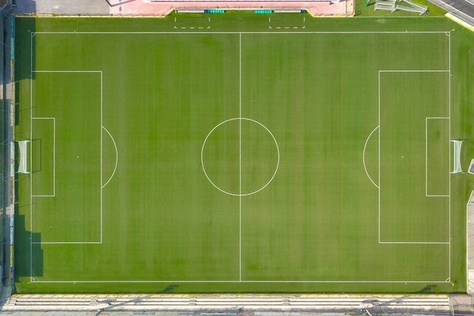
#> input picture field.jpg, 474 x 316 px, shrunk from 626 x 417 before the run
$ python ransac.py   (older library calls are emulated)
#> lines starting #> are read from the running program, lines starting #| are printed output that depends on the picture
import numpy as np
import cv2
import glob

sift = cv2.xfeatures2d.SIFT_create() # opencv 3
# use "sift = cv2.SIFT()" if the above fails

I2 = cv2.imread('field.jpg')
#> I2 is the input picture: shape (316, 474, 3); mean B, G, R 65.7, 138.8, 119.1
G2 = cv2.cvtColor(I2,cv2.COLOR_BGR2GRAY)
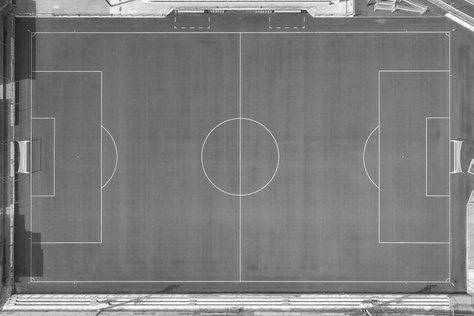
#> G2: shape (316, 474); min 21, max 254, mean 124.5
G2 = cv2.GaussianBlur(G2,(5,5),0)
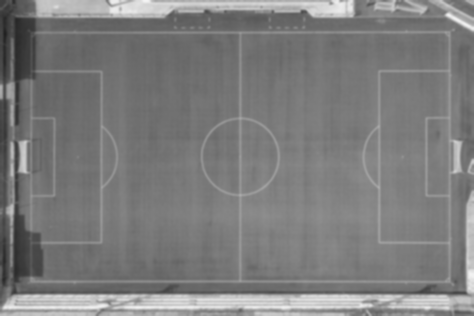
#> G2: shape (316, 474); min 33, max 244, mean 124.5
keypoints2, desc2 = sift.detectAndCompute(G2, None); # opencv 3
#> keypoints2 = 225 keypoints; strongest (x, y, size): (10, 211, 6), (23, 168, 5.9), (449, 15, 3.9), (23, 145, 6)

I1 = cv2.imread('bg.png')
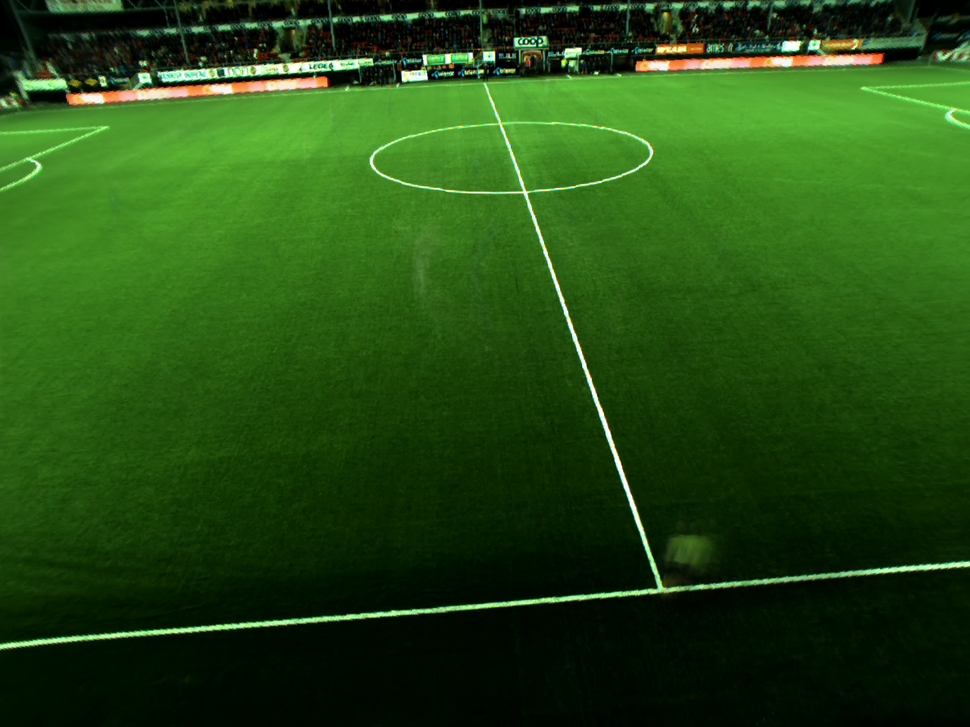
#> input picture bg.png, 970 x 727 px, shrunk from 1280 x 960 before the run
#> I1 is the input picture: shape (727, 970, 3); mean B, G, R 19.3, 76.9, 36.2
G1 = cv2.cvtColor(I1,cv2.COLOR_BGR2GRAY)
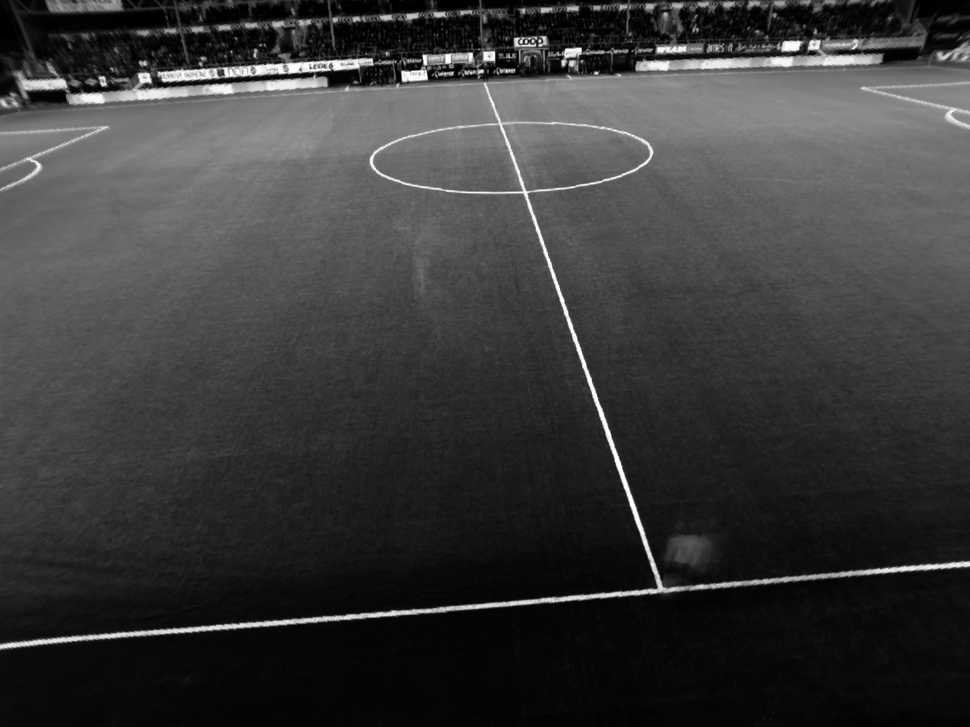
#> G1: shape (727, 970); min 0, max 255, mean 58.2
G1 = cv2.GaussianBlur(G1,(7,7),0)
keypoints1, desc1 = sift.detectAndCompute(G1, None); # opencv 3
#> keypoints1 = 612 keypoints; strongest (x, y, size): (489, 56, 8.4), (791, 45, 8.4), (338, 65, 8.4), (572, 52, 9.5)

# brute-force matching
bf = cv2.BFMatcher()

# for each descriptor in desc1 find its
# two nearest neighbours in desc2
matches = bf.knnMatch(desc1,desc2, k=2)
#> matches = 612 matches

# distance ratio test
alpha = 0.8
good_matches = [m1 for m1,m2 in matches if m1.distance < alpha *m2.distance]
#> good_matches = 49 matches

points1 = [keypoints1[m.queryIdx].pt for m in good_matches]
#> points1 = 49 pairs, first value 90.98 to 855.1, second value 6.73 to 637.2
points1 = np.array(points1,dtype=np.float32)

points2 = [keypoints2[m.trainIdx].pt for m in good_matches]
#> points2 = 49 pairs, first value 4.74 to 461.2, second value 8.89 to 311.8
points2 = np.array(points2,dtype=np.float32)

H, mask = cv2.findHomography(points1, points2, cv2.RANSAC,2.0)
#> H = [[-0.0114, -0.0995, 11.75], [-0.199, -2.12, 228.5], [-0.000871, -0.00923, 1]]; mask = 49 values, max 1 at index 0, min 0 at index 1, mean 0.306

# H = np.eye(3,dtype=np.float32) # this needs to be changed
(m, n) = G1.shape
#> m = 727; n = 970
pts = np.float32([ [0,0],
                    [0,m],
                    [n,m],
                    [n,0] ]).reshape(-1,1,2) # this needs to be changed
#> pts = [[0, 0], [0, 727], [970, 727], [970, 0]]

dst = cv2.perspectiveTransform(pts,H).reshape(4,2)
#> dst = [[11.75, 228.5], [10.62, 230.3], [10.93, 230], [4.76, 230.5]]

J = I2.copy()
# [4 lines of commented-out code are left out]


I = cv2.drawMatches(I1,keypoints1,J,keypoints2,good_matches, None)
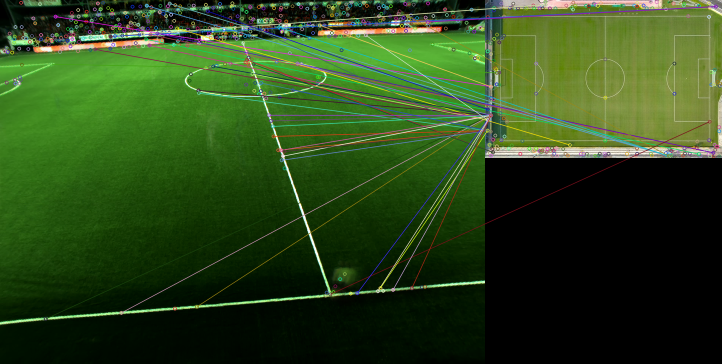
#> I: shape (727, 1444, 3) (shown at 1/2 size); mean B, G, R 26.4, 71.5, 44

cv2.imshow('keypoints',I)
cv2.waitKey()
